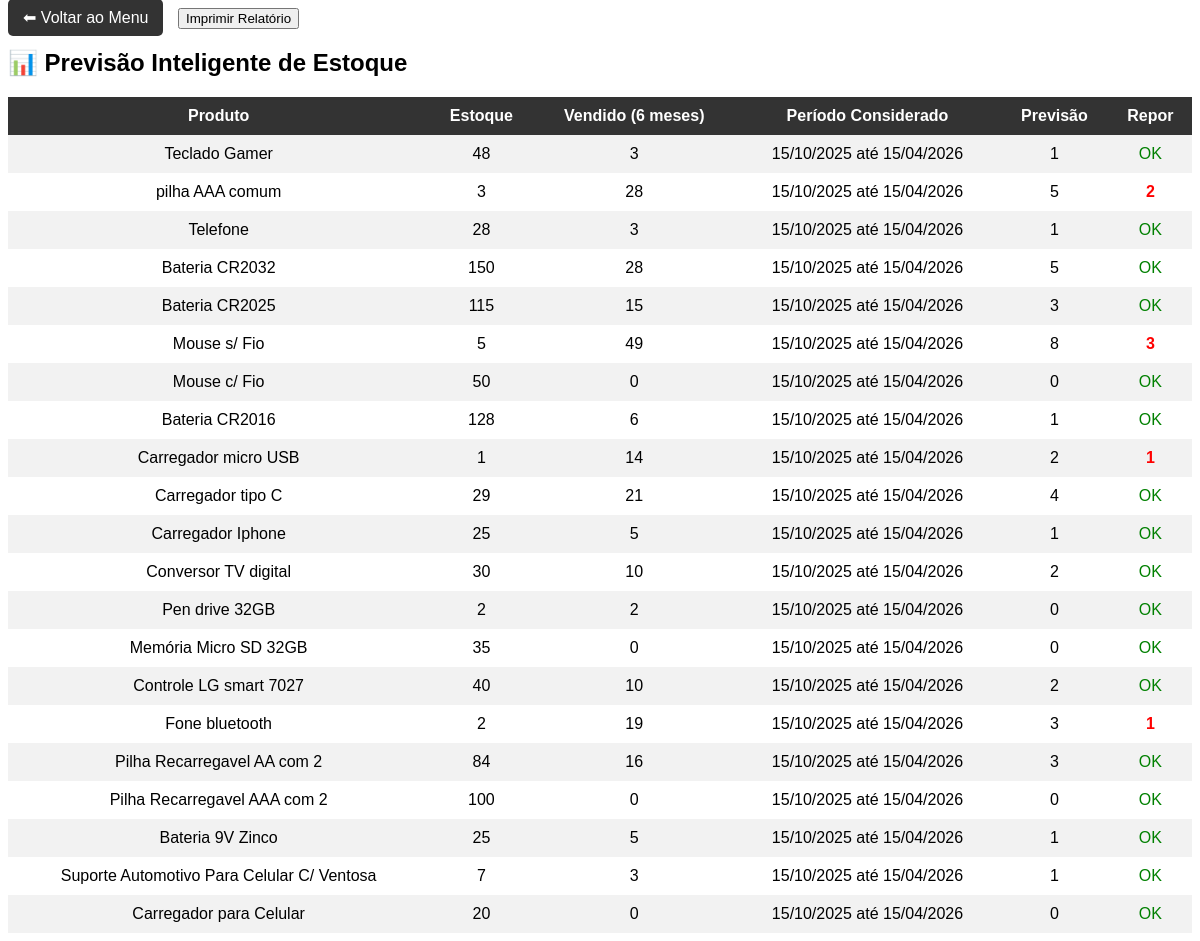
The app's page /teste_ia.php with its own data.
### tables this page shows
CREATE TABLE `produtos` (
  `id_produto` int(11) NOT NULL,
  `nome_produto` varchar(100) NOT NULL,
  `qtde_estoque` int(11) NOT NULL,
  `valor` decimal(10,2) NOT NULL DEFAULT 0.00,
  `valor_unitario` decimal(10,2) NOT NULL DEFAULT 0.00,
  `codigo_barras` varchar(20) DEFAULT NULL
);

### teste_ia.php (the view, shortened to what this page needs)
<?php
$host = 'sql201.infinityfree.com';
$usuario = 'if0_39007414';
$senha = 'SibfxkGyuneA6';
$banco = 'if0_39007414_bdcontroleestoque';
$conn = new mysqli($host, $usuario, $senha, $banco);
$relatorio_repor = [];
function gerarRelatorio($conn, &$relatorio_repor) {
    $sql_produtos = "SELECT id_produto, nome_produto, qtde_estoque FROM produtos";
    $result_produtos = $conn->query($sql_produtos);
    $linhas = [];
    while ($produto = $result_produtos->fetch_assoc()) {
        $id_produto = $produto["id_produto"];
        $nome = $produto["nome_produto"];
        $estoque = $produto["qtde_estoque"];
        $sql_vendas = "
            SELECT
            SUM(iv.quantidade) as total_vendido,
            DATE_SUB(CURDATE(), INTERVAL 6 MONTH) AS data_inicio,
			CURDATE() AS data_fim
            FROM itens_venda iv
            JOIN vendas v ON iv.id_venda = v.id_venda
            WHERE iv.id_produto = $id_produto
            AND v.data_venda >= DATE_SUB(CURDATE(), INTERVAL 6 MONTH)
        ";
        $result_vendas = $conn->query($sql_vendas);
        $row = $result_vendas->fetch_assoc();
        $total_vendido = $row["total_vendido"] ?? 0;
        $data_inicio = $row["data_inicio"] ?? "-";
        $data_fim = $row["data_fim"] ?? "-";
        if ($data_inicio != "-") {
            $data_inicio = date("d/m/Y", strtotime($data_inicio));
            $data_fim = date("d/m/Y", strtotime($data_fim));
        }
        $previsao = round($total_vendido / 6);
        $repor = $previsao - $estoque;
        if ($repor < 0) {
            $repor = 0;
        }
        $linhas[] = [
            "nome" => $nome,
            "estoque" => $estoque,
            "vendido" => $total_vendido,
            "periodo" => $data_inicio . " até " . $data_fim,
            "previsao" => $previsao,
            "repor" => $repor
        ];
    }
    return $linhas;
}
$linhas = gerarRelatorio($conn, $relatorio_repor);
?>
<!DOCTYPE html>
<html>
<head>
</head>
<body>
<a href="index.php" class="btn voltar">⬅ Voltar ao Menu</a>
<a href="relatorio_impressao.php?data_inicio=2025-01-01&data_fim=2025-06-30" target="_blank">
    <button>Imprimir Relatório</button>
</a>
<h2>📊 Previsão Inteligente de Estoque</h2>
<table>
<tr>
    <th>Produto</th>
	<th>Estoque</th>
	<th>Vendido (6 meses)</th>
	<th>Período Considerado</th>
	<th>Previsão</th>
	<th>Repor</th>
</tr>
<?php foreach ($linhas as $linha): ?>
<tr>
    <td><?php echo $linha["nome"]; ?></td>
	<td><?php echo $linha["estoque"]; ?></td>
	<td><?php echo $linha["vendido"]; ?></td>
	<td><?php echo $linha["periodo"]; ?></td>
	<td><?php echo $linha["previsao"]; ?></td>
<?php if ($linha["repor"] > 0): ?>
  	  	<td class="alerta"><?php echo $linha["repor"]; ?></td>
<?php else: ?>
   		 <td class="ok">OK</td>
<?php endif; ?>
</tr>
<?php endforeach; ?>
</table>
</body>
</html>

### teste_ia.php (style rules this page uses)
body { font-family: Arial; }
table { border-collapse: collapse; width: 100%; }
th { background-color: #333; color: white; }
td, th { padding: 10px; text-align: center; }
tr:nth-child(even) { background-color: #f2f2f2; }
.btn { padding:10px 15px; color:white; text-decoration:none; border-radius:5px; margin-right:10px; }
.voltar { background-color:#333; }
.alerta { color:red; font-weight:bold; }
.ok { color:green; }

### records on screen
produtos: nome_produto "Teclado Gamer", qtde_estoque "48", vendido "3", periodo "15/10/2025 até 15/04/2026", id_produto "1", shows "OK"
produtos: nome_produto "pilha AAA comum", qtde_estoque "3", vendido "28", periodo "15/10/2025 até 15/04/2026", id_produto "5", repor "2"
produtos: nome_produto "Telefone", qtde_estoque "28", vendido "3", periodo "15/10/2025 até 15/04/2026", previsao "1", shows "OK"
produtos: nome_produto "Bateria CR2032", qtde_estoque "150", vendido "28", periodo "15/10/2025 até 15/04/2026", previsao "5", shows "OK"
produtos: nome_produto "Bateria CR2025", qtde_estoque "115", vendido "15", periodo "15/10/2025 até 15/04/2026", previsao "3", shows "OK"
produtos: nome_produto "Mouse s/ Fio", qtde_estoque "5", vendido "49", periodo "15/10/2025 até 15/04/2026", previsao "8", repor "3"
produtos: nome_produto "Mouse c/ Fio", qtde_estoque "50", vendido "0", periodo "15/10/2025 até 15/04/2026", previsao "0", shows "OK"
produtos: nome_produto "Bateria CR2016", qtde_estoque "128", vendido "6", periodo "15/10/2025 até 15/04/2026", previsao "1", shows "OK"
produtos: nome_produto "Carregador micro USB", qtde_estoque "1", vendido "14", periodo "15/10/2025 até 15/04/2026", previsao "2"
produtos: nome_produto "Carregador tipo C", qtde_estoque "29", vendido "21", periodo "15/10/2025 até 15/04/2026", previsao "4", shows "OK"
produtos: nome_produto "Carregador Iphone", qtde_estoque "25", vendido "5", periodo "15/10/2025 até 15/04/2026", previsao "1", shows "OK"
produtos: nome_produto "Conversor TV digital", qtde_estoque "30", vendido "10", periodo "15/10/2025 até 15/04/2026", previsao "2", shows "OK"
produtos: nome_produto "Pen drive 32GB", qtde_estoque "2", periodo "15/10/2025 até 15/04/2026", previsao "0", shows "OK"
produtos: nome_produto "Memória Micro SD 32GB", qtde_estoque "35", vendido "0", periodo "15/10/2025 até 15/04/2026", previsao "0", shows "OK"
produtos: nome_produto "Controle LG smart 7027", qtde_estoque "40", vendido "10", periodo "15/10/2025 até 15/04/2026", previsao "2", shows "OK"
produtos: nome_produto "Fone bluetooth", qtde_estoque "2", vendido "19", periodo "15/10/2025 até 15/04/2026", previsao "3", repor "1"
produtos: nome_produto "Pilha Recarregavel AA com 2", qtde_estoque "84", vendido "16", periodo "15/10/2025 até 15/04/2026", previsao "3", shows "OK"
produtos: nome_produto "Pilha Recarregavel AAA com 2", qtde_estoque "100", vendido "0", periodo "15/10/2025 até 15/04/2026", previsao "0", shows "OK"
produtos: nome_produto "Bateria 9V Zinco", qtde_estoque "25", vendido "5", periodo "15/10/2025 até 15/04/2026", previsao "1", shows "OK"
produtos: nome_produto "Suporte Automotivo Para Celular C/ Ventosa", qtde_estoque "7", vendido "3", periodo "15/10/2025 até 15/04/2026", previsao "1", shows "OK"
produtos: nome_produto "Carregador para Celular", qtde_estoque "20", vendido "0", periodo "15/10/2025 até 15/04/2026", previsao "0", shows "OK"
